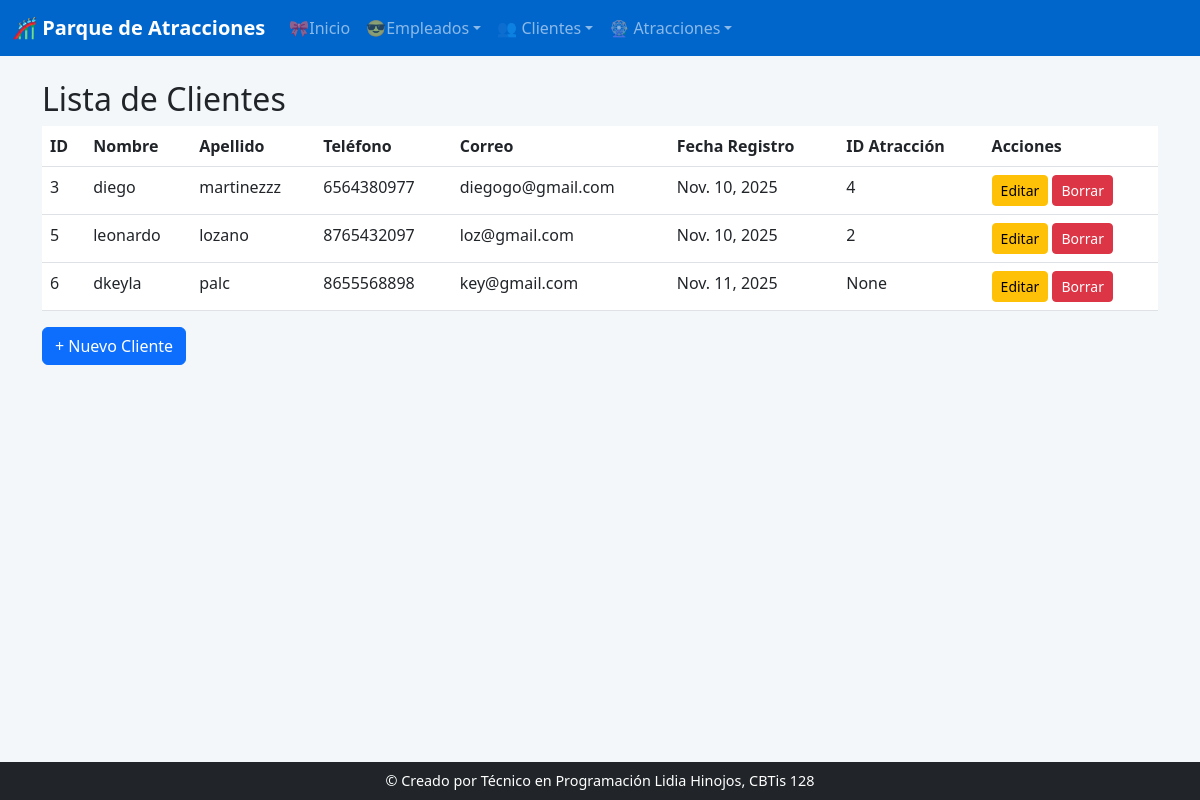
The app's page /clientes/ver/ with its own data.
### app_empleado/models.py (models this page shows, shortened)
class Cliente(models.Model):
        id_cli = models.AutoField(primary_key=True, unique=True)
        nombre = models.CharField(max_length=50)
        apellido = models.CharField(max_length=50)
        telefono = models.CharField(max_length=15)
        correo = models.CharField(max_length=50)
        fecha_reg = models.DateField(auto_now_add=True)
        id_atr = models.IntegerField(null=True, blank=True)

### app_empleado/views.py (the view)
# urls.py: path('clientes/ver/', views.ver_cliente, name='ver_cliente'),
def ver_cliente(request):
    clientes = Cliente.objects.all().order_by('id_cli')
    return render(request, 'clientes/ver_cliente.html', {'clientes': clientes})

### app_empleado/templates/clientes/ver_cliente.html
{% extends 'base.html' %}
{% block content %}
<h2>Lista de Clientes</h2>
<table class="table table-hover">
    <thead>
        <tr>
            <th>ID</th>
            <th>Nombre</th>
            <th>Apellido</th>
            <th>Teléfono</th>
            <th>Correo</th>
            <th>Fecha Registro</th>
            <th>ID Atracción</th>
            <th>Acciones</th>
        </tr>
    </thead>
    <tbody>
        {% for cli in clientes %}
        <tr>
            <td>{{ cli.id_cli }}</td>
            <td>{{ cli.nombre }}</td>
            <td>{{ cli.apellido }}</td>
            <td>{{ cli.telefono }}</td>
            <td>{{ cli.correo }}</td>
            <td>{{ cli.fecha_reg }}</td>
            <td>{{ cli.id_atr }}</td>
            <td>
                <a class="btn btn-sm btn-warning" href="{% url 'actualizar_cliente' cli.id_cli %}">Editar</a>
                <a class="btn btn-sm btn-danger" href="{% url 'borrar_cliente' cli.id_cli %}">Borrar</a>
            </td>
        </tr>
        {% empty %}
        <tr><td colspan="8">No hay clientes todavía.</td></tr>
        {% endfor %}
    </tbody>
</table>
<a class="btn btn-primary" href="{% url 'agregar_cliente' %}">+ Nuevo Cliente</a>
{% endblock %}

### app_empleado/templates/base.html (style rules this page uses)
body { background-color: #f4f7fa; }

### records on screen
Cliente: id_cli "3", nombre "diego", apellido "martinezzz", telefono "6564380977", correo "diegogo@gmail.com", fecha_reg "Nov. 10, 2025", id_atr "4"
Cliente: id_cli "5", nombre "leonardo", apellido "lozano", telefono "8765432097", correo "loz@gmail.com", fecha_reg "Nov. 10, 2025", id_atr "2"
Cliente: id_cli "6", nombre "dkeyla", apellido "palc", telefono "8655568898", correo "key@gmail.com", fecha_reg "Nov. 11, 2025", id_atr "None"
